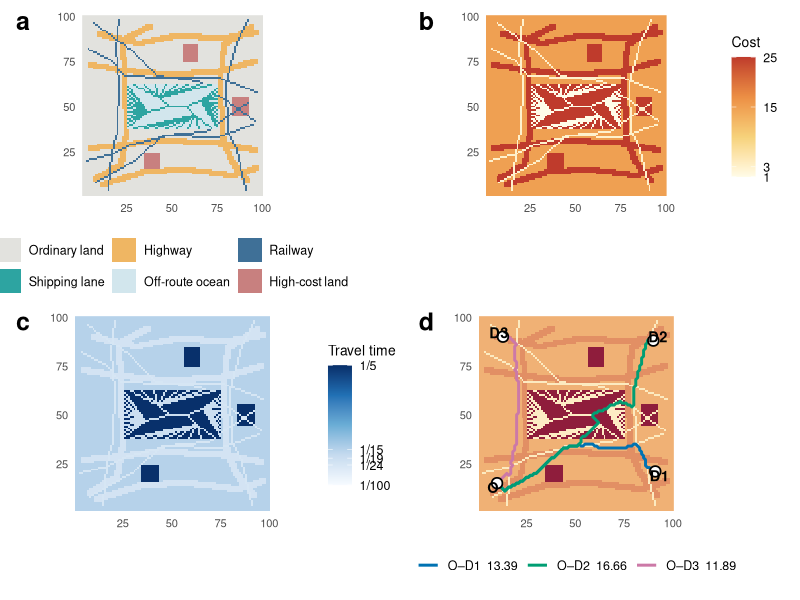
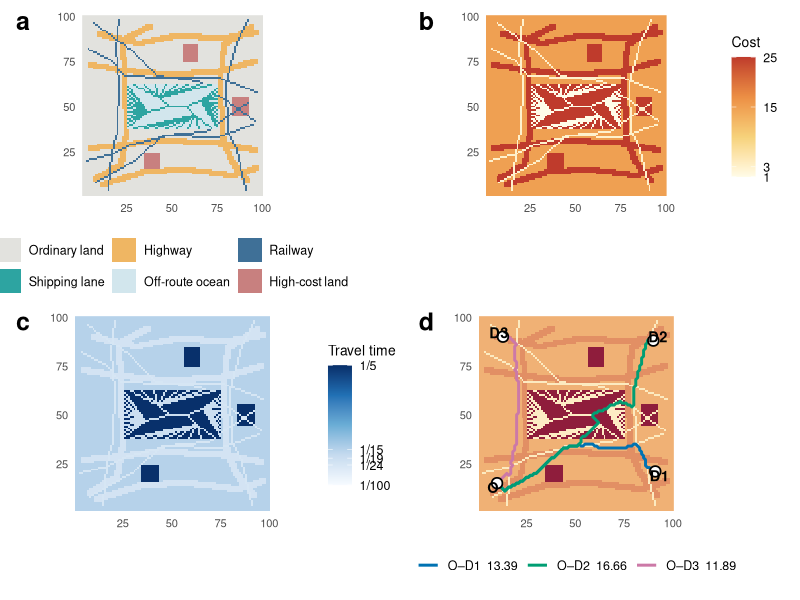
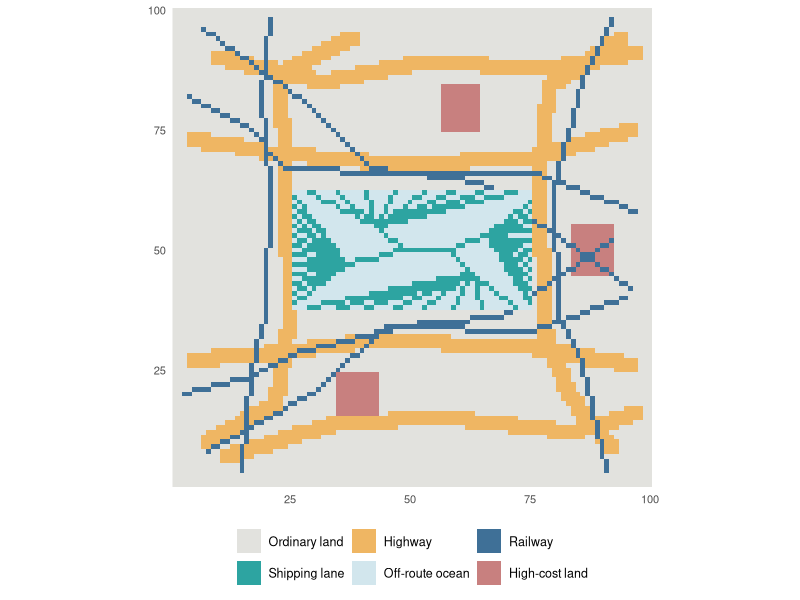
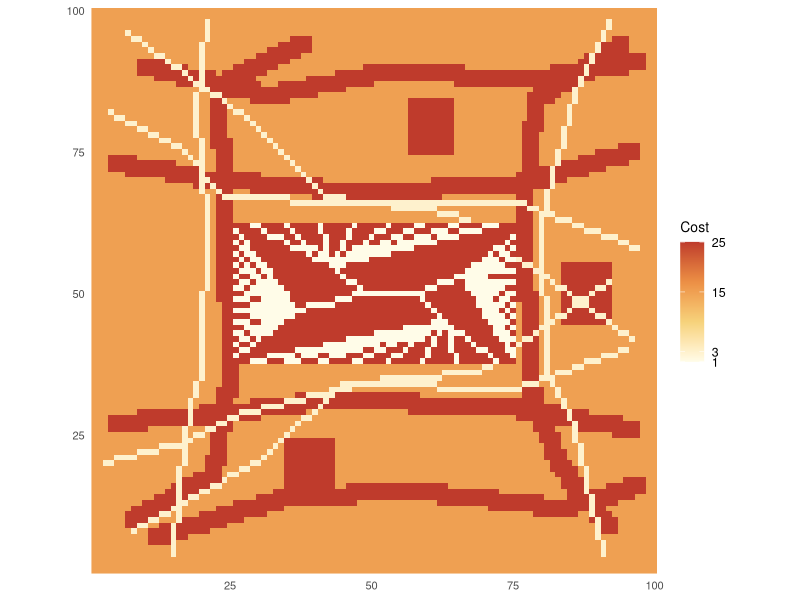
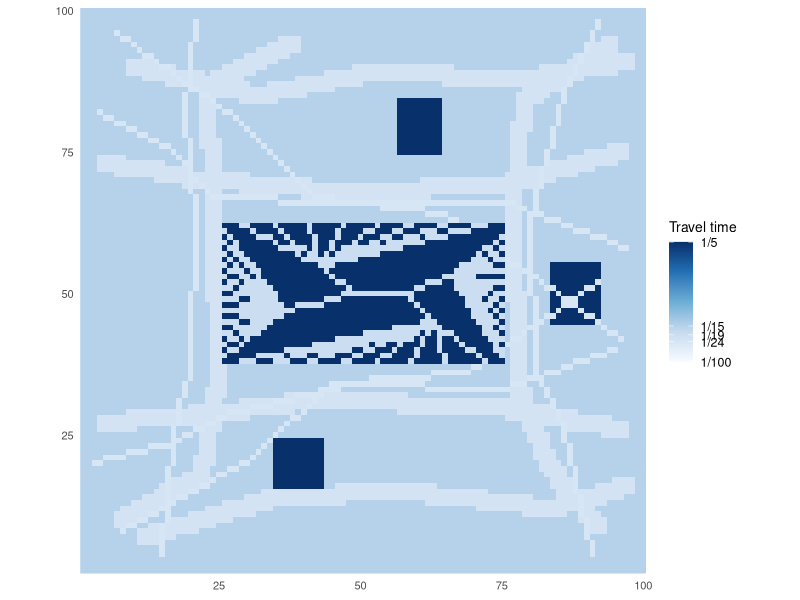
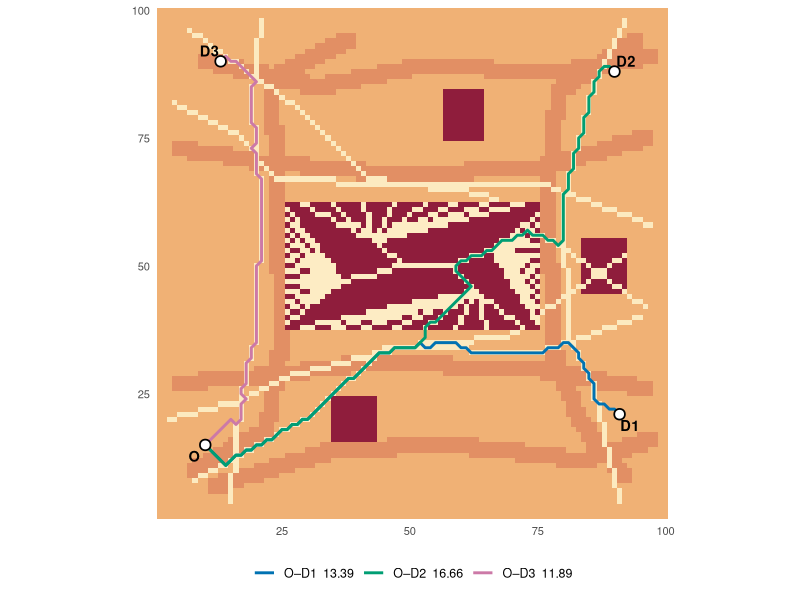

Recreate these plots in R, in order.
# Reviewer #5 / Comment 1: reproducible numerical demonstration
# 100 x 100 network | realistic corridor layout | 20 major shipping routes
# Requirements: install.packages(c("igraph", "ggplot2", "Matrix"))
# The spatial patterns are hypothetical, not observed geography.

library(igraph)
library(ggplot2)

set.seed(20261010)
n <- 100L
cells <- expand.grid(x = seq_len(n), y = seq_len(n))
cells$id <- seq_len(nrow(cells))  # id = x + (y - 1) * n
id_at <- function(x, y) as.integer(x + (y - 1L) * n)

# 1. Zones: central 50 x 25 sea; default sea is penalized/non-route.
in_sea <- with(cells, x >= 26 & x <= 75 & y >= 38 & y <= 62)
cells$type <- ifelse(in_sea, "Off-route ocean", "Ordinary land")

# Convert a chain of waypoints to grid cells; 8-connected between endpoints.
polyline_ids <- function(waypoints) {
  stopifnot(is.matrix(waypoints), ncol(waypoints) == 2)
  selected <- integer()
  for (k in seq_len(nrow(waypoints) - 1L)) {
    a <- waypoints[k, ]; b <- waypoints[k + 1L, ]
    ns <- max(abs(b - a)) + 1L
    xx <- round(seq(a[1], b[1], length.out = ns))
    yy <- round(seq(a[2], b[2], length.out = ns))
    valid <- xx >= 1 & xx <= n & yy >= 1 & yy <= n
    selected <- c(selected, id_at(xx[valid], yy[valid]))
  }
  unique(selected)
}

paint <- function(points, type, only_sea = FALSE, only_land = FALSE, width = 0L) {
  idx <- polyline_ids(matrix(unlist(points), ncol = 2, byrow = TRUE))
  if (width > 0L) {
    xy <- cells[idx, c("x", "y")]
    offsets <- expand.grid(dx = -width:width, dy = -width:width)
    idx <- unique(unlist(lapply(seq_len(nrow(offsets)), function(j) {
      x <- xy$x + offsets$dx[j]; y <- xy$y + offsets$dy[j]
      ok <- x >= 1 & x <= n & y >= 1 & y <= n
      id_at(x[ok], y[ok])
    })))
  }
  if (only_sea) idx <- idx[in_sea[idx]]
  if (only_land) idx <- idx[!in_sea[idx]]
  cells$type[idx] <<- type
  invisible(idx)
}

# 2. Land transport network: structured, intersecting corridors.
# Ordinary land speed=15, cost=15. Rail speed=24, cost=3.
# Highway speed=22, cost=25 (following the original reclassification rule).
# Major trunk expressways and circumferential roads.
highways <- list(
  list(c(8, 10), c(22, 18), c(25, 35), c(24, 65), c(23, 87), c(38, 94)),
  list(c(92, 9), c(83, 20), c(78, 34), c(77, 65), c(79, 84), c(94, 94)),
  list(c(5, 27), c(25, 29), c(42, 31), c(74, 30), c(96, 26)),
  list(c(5, 73), c(23, 70), c(47, 68), c(75, 69), c(96, 75)),
  list(c(12, 7), c(35, 14), c(58, 15), c(84, 12), c(97, 16)),
  list(c(10, 90), c(32, 85), c(52, 89), c(80, 88), c(97, 91))
)
for (p in highways) paint(p, "Highway", only_land = TRUE, width = 1L)

# Railway trunks cross land in several directions. Rail takes priority at crossings.
railways <- list(
  list(c(3, 20), c(18, 24), c(25, 28), c(48, 34), c(75, 33), c(95, 40)),
  list(c(4, 82), c(17, 75), c(24, 67), c(47, 66), c(76, 66), c(97, 58)),
  list(c(15, 4), c(17, 25), c(20, 37), c(21, 63), c(19, 82), c(21, 98)),
  list(c(91, 4), c(86, 26), c(81, 37), c(80, 63), c(86, 85), c(92, 98)),
  list(c(8, 8), c(31, 21), c(45, 34), c(69, 36), c(92, 52)),
  list(c(7, 96), c(28, 81), c(42, 67), c(65, 64), c(96, 42))
)
for (p in railways) paint(p, "Railway", only_land = TRUE, width = 0L)

# 3. Central sea: 20 shipping routes with realistic trunk/hub structure.
# Ships can use only marked lanes; all remaining ocean cells are penalized.
# Routes share two major marine hubs and a central shipping trunk.
shipping_routes <- vector("list", 20L)
shipping_cells <- vector("list", 20L)

# Twelve west-east service routes, merging into two common navigational hubs.
west_y <- c(39, 41, 43, 45, 47, 49, 51, 53, 55, 57, 59, 61)
east_y <- c(60, 58, 56, 54, 52, 50, 48, 46, 44, 42, 40, 39)
for (k in 1:12) {
  p <- list(c(26, west_y[k]), c(37, 47), c(49, 50),
            c(58, 50), c(66, 53), c(75, east_y[k]))
  shipping_routes[[k]] <- p
  shipping_cells[[k]] <- paint(p, "Shipping lane", only_sea = TRUE)
}

# Eight north-south services, connecting ports to the same marine trunk.
north_x <- c(29, 35, 41, 47, 53, 59, 65, 72)
south_x <- c(72, 65, 59, 53, 47, 41, 35, 29)
for (k in 1:8) {
  p <- list(c(north_x[k], 62), c(43, 55), c(49, 50),
            c(58, 50), c(63, 45), c(south_x[k], 38))
  shipping_routes[[12 + k]] <- p
  shipping_cells[[12 + k]] <- paint(p, "Shipping lane", only_sea = TRUE)
}
stopifnot(length(shipping_routes) == 20L,
          sum(in_sea) == 50L * 25L,
          any(in_sea & cells$type == "Off-route ocean"))

# Optional land obstacles; penalize a few discontinuous non-transport areas.
# These are not the 10% ocean penalty: ALL off-route sea cells remain penalized.
land_obstacles <- list(
  c(35, 15, 43, 24), c(57, 75, 64, 84), c(84, 45, 92, 55)
)
for (a in land_obstacles) {
  idx <- which(!in_sea & cells$x >= a[1] & cells$x <= a[3] &
                 cells$y >= a[2] & cells$y <= a[4] &
                 cells$type == "Ordinary land")
  cells$type[idx] <- "Penalty land"
}

# 4. Speed and cost classifications (hypothetical network).
# Speed and cost arrays are indexed by cell ID; use the SOURCE cell for
# the weight of each directed 8-neighbor edge, exactly as in the paper's code.
# 5->100, 19->1, 24->3, >=20 (except 24)->25, 15->15.
speed_by_type <- c("Ordinary land" = 15, "Highway" = 22,
                   "Railway" = 24, "Shipping lane" = 19,
                   "Off-route ocean" = 5, "Penalty land" = 5)
cells$speed <- unname(speed_by_type[cells$type])
cells$cost <- ifelse(cells$speed == 24, 3,
              ifelse(cells$speed >= 20, 25,
              ifelse(cells$speed == 5, 100,
              ifelse(cells$speed == 19, 1,
                     cells$speed))))
cell_values <- cells$speed
cost_values <- cells$cost

# Cell-level values for exporting the raster and plotting the resistance.
# These reproduce the exact edge-level formula below at each source cell.
cells$times <- 1 / cell_values
cells$resistance <- 0.5 * ((cells$times - 1/100) / (1/5 - 1/100)) +
                    0.5 * ((cost_values - 1) / (25 - 1))
stopifnot(all(is.finite(cells$resistance)),
          all(cells$resistance >= 0),
          all(cells$cost[cells$type == "Off-route ocean"] == 100),
          all(cells$cost[cells$type == "Shipping lane"] == 1),
          isTRUE(all.equal((100 - 1) / (25 - 1), 4.125)))

# 5. Queen adjacency: directed eight-neighbor cell pairs (source, target).
neighbor_deltas <- expand.grid(dx = -1:1, dy = -1:1)
neighbor_deltas <- subset(neighbor_deltas, dx != 0 | dy != 0)
neighbors <- do.call(rbind, lapply(seq_len(nrow(neighbor_deltas)), function(k) {
  xx <- cells$x + neighbor_deltas$dx[k]
  yy <- cells$y + neighbor_deltas$dy[k]
  keep <- xx >= 1 & xx <= n & yy >= 1 & yy <= n
  cbind(cells$id[keep], id_at(xx[keep], yy[keep]))
}))
colnames(neighbors) <- c("from", "to")
stopifnot(nrow(neighbors) == 78804L)

# A 10,000 x 10,000 dense adjacency matrix requires ~800 MB.
# Using a sparse Matrix preserves precisely the SAME indexed assignment and
# graph_from_adjacency_matrix() semantics without allocating empty entries.
adj_matrix <- Matrix::sparseMatrix(
  i = neighbors[, 1], j = neighbors[, 2],
  x = rep(1, nrow(neighbors)),
  dims = c(nrow(cells), nrow(cells))
)

# -----------------------------------------------------------------------------
# EXACT resistance and adjacency-weight expressions supplied by the authors.
# For each adjacent cell pair, distance and distance-cost multiplier are both 1.
# The source cell (neighbors[, 1]) determines time and cost, not the destination.
# -----------------------------------------------------------------------------
distances <- rep(1, nrow(neighbors))
times <- (distances / cell_values[neighbors[, 1]])
distances_cost <- rep(1, nrow(neighbors))
costs <- (distances_cost * cost_values[neighbors[, 1]])
normalized_time <- (times-1/100) / (1/5 - 1/100)
normalized_cost <- (costs-1) / (25 - 1)
weight_result <- 0.5*normalized_time + 0.5*normalized_cost
adj_matrix[cbind(neighbors[, 1], neighbors[, 2])] <- weight_result
g <- graph_from_adjacency_matrix(adj_matrix, mode = "directed", weighted = TRUE)

stopifnot(igraph::vcount(g) == nrow(cells),
          igraph::ecount(g) == nrow(neighbors),
          max(abs(weight_result - cells$resistance[neighbors[, 1]])) < 1e-12)
# 'distances' above is a numeric vector, so call igraph::distances explicitly
# later when verifying shortest-path totals.

# 6. One origin, three destinations, same graph for every route.
origin <- id_at(10, 15)
destinations <- c(D1 = id_at(91, 21), D2 = id_at(90, 88), D3 = id_at(13, 90))
route_colors <- c(D1 = "#0072B2", D2 = "#009E73", D3 = "#CC79A7")
route_paths <- list()
results <- list()

for (nm in names(destinations)) {
  dest <- destinations[[nm]]
  path_v <- shortest_paths(g, from = origin,
                           to = dest,
                           weights = E(g)$weight, mode = "out")$vpath[[1]]
  path_ids <- as.integer(as_ids(path_v))
  stopifnot(length(path_ids) >= 2L)
  calculated <- as.numeric(igraph::distances(g, v = origin,
                                              to = dest,
                                              weights = E(g)$weight, mode = "out"))
  # Independent sum of SOURCE-cell resistance on every traversed edge.
  summed <- sum(cells$resistance[head(path_ids, -1L)])
  stopifnot(isTRUE(all.equal(calculated, summed, tolerance = 1e-9)))
  route_paths[[nm]] <- transform(cells[path_ids, c("x", "y", "type", "resistance")],
                                 route = nm, path_order = seq_along(path_ids))
  results[[nm]] <- data.frame(route = nm, origin = origin, destination = dest,
                              number_of_cells = length(path_ids),
                              cumulative_resistance = calculated,
                              manually_summed_resistance = summed,
                              check_absolute_error = abs(calculated - summed),
                              ocean_route_cells = sum(cells$type[path_ids] == "Shipping lane"),
                              penalty_cells = sum(cells$cost[path_ids] == 100))
}
result_table <- do.call(rbind, results)
path_table <- do.call(rbind, route_paths)

# 7. Monotonicity checks at fixed travel time and at fixed cost.
test_cost <- c(1, 3, 15, 25, 100)
test_cost_resistance <- 0.5 * ((1/19 - 1/100)/(1/5 - 1/100)) +
                        0.5 * ((test_cost - 1)/(25 - 1))
stopifnot(all(diff(test_cost_resistance) > 0))
test_times <- c(1/100, 1/24, 1/19, 1/15, 1/5)
test_time_resistance <- 0.5 * ((test_times - 1/100)/(1/5 - 1/100)) +
                        0.5 * ((15 - 1)/(25 - 1))
stopifnot(all(diff(test_time_resistance) > 0))



# 8. Figures and machine-readable outputs.
# This section only modifies the visualization. All network construction,
# cost/travel-time definitions, resistance calculation, adjacency weighting,
# and shortest-path calculations above remain unchanged.
# Layout:
# a = transportation network classes
# b = transportation cost (paper-defined range: 1 to 25)
# c = travel time = 1/speed (paper-defined range: 1/100 to 1/5)
# d = shortest paths
# Requires: install.packages(c("patchwork"))

out_dir <- "Demo"
dir.create(out_dir, showWarnings = FALSE, recursive = TRUE)
write.csv(cells, file.path(out_dir, "grid_speed_cost_resistance.csv"), row.names = FALSE)
write.csv(result_table, file.path(out_dir, "route_validation.csv"), row.names = FALSE)
write.csv(path_table, file.path(out_dir, "three_shortest_paths.csv"), row.names = FALSE)
write.csv(data.frame(shipping_route = rep(seq_along(shipping_cells), lengths(shipping_cells)),
                     cell_id = unlist(shipping_cells)),
          file.path(out_dir, "twenty_shipping_routes.csv"), row.names = FALSE)

library(patchwork)

cells$display_resistance <- pmin(cells$resistance, 1)
cells$travel_time <- 1 / cells$speed

locations <- data.frame(
  x = c(10, 91, 90, 13),
  y = c(15, 21, 88, 90),
  label = c("O", "D1", "D2", "D3")
)

class_order <- c("Ordinary land", "Highway", "Railway",
                 "Shipping lane", "Off-route ocean", "Penalty land")
category_colors <- c("Ordinary land" = "#e2e2de", "Highway" = "#efb663",
                     "Railway" = "#3f7097", "Shipping lane" = "#2da4a1",
                     "Off-route ocean" = "#d2e6ed", "Penalty land" = "#c8807f")
category_labels <- c("Ordinary land", "Highway", "Railway",
                     "Shipping lane", "Off-route ocean", "High-cost land")

route_label_values <- setNames(result_table$cumulative_resistance, result_table$route)
route_labels <- c(
  D1 = sprintf("O–D1  %.2f", route_label_values["D1"]),
  D2 = sprintf("O–D2  %.2f", route_label_values["D2"]),
  D3 = sprintf("O–D3  %.2f", route_label_values["D3"])
)

base_theme <- theme_minimal(base_size = 11) +
  theme(
    panel.grid = element_blank(),
    plot.title = element_blank(),
    axis.title = element_blank(),
    legend.title = element_text(size = 10),
    legend.text = element_text(size = 9),
    plot.tag = element_text(face = "bold", size = 18),
    plot.tag.position = c(0.02, 0.98),
    axis.text = element_text(size = 8)
  )

coord_map <- coord_fixed(xlim = c(0.5, 100.5), ylim = c(0.5, 100.5), expand = FALSE)

# Exact paper-defined plotting ranges
cost_limits <- c(1, 25)
cost_breaks <- c(1, 3, 15, 25)
travel_limits <- c(1/100, 1/5)
travel_breaks <- c(1/100, 1/24, 1/19, 1/15, 1/5)
travel_labels <- c("1/100", "1/24", "1/19", "1/15", "1/5")

p_a <- ggplot(cells, aes(x, y)) +
  geom_raster(aes(fill = factor(type, levels = class_order))) +
  scale_fill_manual(values = category_colors,
                    breaks = class_order,
                    labels = category_labels,
                    name = NULL) +
  coord_map +
  guides(fill = guide_legend(nrow = 2, byrow = TRUE,
                             override.aes = list(color = NA))) +
  base_theme +
  theme(legend.position = "bottom")

# Cost shown within the paper-defined normalization range 1–25.
# Values above 25 (e.g., penalty cells = 100) are squished to the upper limit
# for display only, while the model calculation above remains unchanged.
p_b <- ggplot(cells, aes(x, y)) +
  geom_raster(aes(fill = cost)) +
  scale_fill_gradientn(
    colors = c("#fffce8", "#f6d27b", "#ec8f45", "#bf3b2c"),
    limits = cost_limits,
    breaks = cost_breaks,
    labels = as.character(cost_breaks),
    oob = scales::squish,
    name = "Cost"
  ) +
  coord_map +
  base_theme +
  theme(legend.position = "right")

# Travel time shown within the paper-defined normalization range 1/100–1/5.
p_c <- ggplot(cells, aes(x, y)) +
  geom_raster(aes(fill = travel_time)) +
  scale_fill_gradientn(
    colors = c("#f7fbff", "#c6dbef", "#6baed6", "#2171b5", "#08306b"),
    limits = travel_limits,
    breaks = travel_breaks,
    labels = travel_labels,
    oob = scales::squish,
    name = "Travel time"
  ) +
  coord_map +
  base_theme +
  theme(legend.position = "right")

# Panel d is simplified to the route map only.
p_d <- ggplot(cells, aes(x, y)) +
  geom_raster(aes(fill = display_resistance)) +
  geom_path(data = path_table,
            aes(x, y, color = route, group = route),
            linewidth = 1.0, inherit.aes = FALSE) +
  geom_point(data = locations, aes(x, y), inherit.aes = FALSE,
             shape = 21, fill = "white", color = "black", size = 3.0, stroke = 0.9) +
  geom_text(data = locations, aes(x, y, label = label), inherit.aes = FALSE,
            fontface = "bold", size = 3.7,
            nudge_x = c(-2.2, 2.0, 2.2, -2.2),
            nudge_y = c(-2.2, -2.2, 2.0, 2.0)) +
  scale_fill_gradientn(
    colors = c("#fffce8", "#f7d998", "#eda46b", "#cf6a59", "#8f1d3c"),
    limits = c(0, 1),
    guide = "none"
  ) +
  scale_color_manual(values = route_colors,
                     breaks = c("D1", "D2", "D3"),
                     labels = route_labels[c("D1", "D2", "D3")],
                     name = NULL) +
  coord_map +
  base_theme +
  theme(legend.position = "bottom")

layout_design <- "
AB
CD
"

combined_plot <- (p_a + p_b + p_c + p_d) +
  plot_layout(design = layout_design, widths = c(1, 1), heights = c(1, 1.08), guides = "keep") +
  plot_annotation(tag_levels = 'a')

ggsave(file.path(out_dir, "Supplementary_Figure_X_4panel_paper_ranges.png"), combined_plot,
       width = 13.5, height = 12.5, dpi = 300, bg = "white")
ggsave(file.path(out_dir, "Supplementary_Figure_X_4panel_paper_ranges.pdf"), combined_plot,
       width = 13.5, height = 12.5, bg = "white")

# Optional individual panels.
ggsave(file.path(out_dir, "panel_a_transport_network.png"), p_a, width = 6.2, height = 5.8, dpi = 300, bg = "white")
ggsave(file.path(out_dir, "panel_b_cost_paper_range.png"), p_b, width = 6.2, height = 5.8, dpi = 300, bg = "white")
ggsave(file.path(out_dir, "panel_c_travel_time_paper_range.png"), p_c, width = 6.2, height = 5.8, dpi = 300, bg = "white")
ggsave(file.path(out_dir, "panel_d_routes.png"), p_d, width = 8.0, height = 6.2, dpi = 300, bg = "white")

print(result_table, row.names = FALSE)
cat("4-panel figure saved to: ", out_dir, "\n", sep = "")
cat("Main outputs: Supplementary_Figure_X_4panel_paper_ranges.png and .pdf\n")
